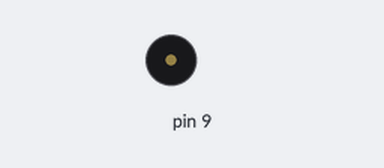
Simulated run of this sketch. Board: Arduino Uno, built with avr-gcc and run on an emulated ATmega328P. Shown: buzzer (waves = sounding).

Above: at 0.1 s.
Timing chart, 0 to 8.1 s (numbered marks = the images above):
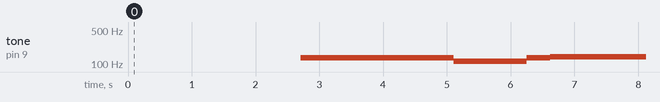

The sketch:

MainSketch.ino.ino
```cpp
#include <Arduino.h>
#include <avr/pgmspace.h>
#include "CR-V_arduino_audio_u8_8khz.h"   // your generated header

void setup() {
    //PLDuino::init();
}

void loop() {
    //tone(9, 1000);
    for (unsigned long i = 0; i < 20000; i++) {
      tone(9, pgm_read_byte(&audio_data[i]));
      delayMicroseconds(1250);  // 8 kHz sample rate
    }
}
```

Source omitted: dio_u8_8khz.h (data table, 138109 bytes)

Measured:
- by itself, tone on pin 9: silent → 135 Hz at 2.7 s, → 115 Hz 2.4 s later, → 135 Hz 1.1 s later, → 141 Hz 0.37 s later
